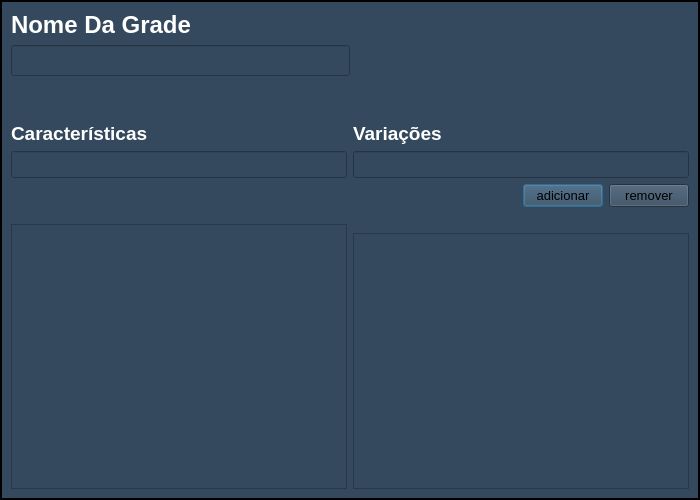
<?xml version="1.0" encoding="UTF-8"?>
<ui version="4.0">
 <class>Dialog</class>
 <widget class="QDialog" name="Dialog">
  <property name="windowModality">
   <enum>Qt::ApplicationModal</enum>
  </property>
  <property name="geometry">
   <rect>
    <x>0</x>
    <y>0</y>
    <width>700</width>
    <height>500</height>
   </rect>
  </property>
  <property name="minimumSize">
   <size>
    <width>700</width>
    <height>500</height>
   </size>
  </property>
  <property name="windowTitle">
   <string>Grade</string>
  </property>
  <property name="styleSheet">
   <string notr="true">
QDialog{

background-color:#34495e;
border :2px solid ;

border-color: rgb(0, 0, 0);}


</string>
  </property>
  <property name="modal">
   <bool>true</bool>
  </property>
  <layout class="QGridLayout" name="gridLayout_3">
   <item row="0" column="0">
    <layout class="QGridLayout" name="gridLayout_2">
     <item row="1" column="0">
      <layout class="QVBoxLayout" name="verticalLayout_18">
       <item>
        <layout class="QHBoxLayout" name="horizontalLayout_19">
         <item>
          <layout class="QVBoxLayout" name="verticalLayout_19">
           <item>
            <widget class="QLabel" name="label_18">
             <property name="font">
              <font>
               <pointsize>18</pointsize>
               <weight>75</weight>
               <bold>true</bold>
              </font>
             </property>
             <property name="styleSheet">
              <string notr="true">border:none;
color: rgb(255, 255, 255);</string>
             </property>
             <property name="text">
              <string>Nome Da Grade</string>
             </property>
            </widget>
           </item>
           <item>
            <widget class="QLineEdit" name="lineEdit_nome_grade">
             <property name="font">
              <font>
               <pointsize>14</pointsize>
               <weight>75</weight>
               <bold>true</bold>
              </font>
             </property>
             <property name="styleSheet">
              <string notr="true">background-color:#34495e;color: rgb(255, 255, 255);</string>
             </property>
             <property name="maxLength">
              <number>50</number>
             </property>
            </widget>
           </item>
           <item>
            <layout class="QHBoxLayout" name="horizontalLayout_23">
             <item>
              <spacer name="horizontalSpacer_32">
               <property name="orientation">
                <enum>Qt::Horizontal</enum>
               </property>
               <property name="sizeHint" stdset="0">
                <size>
                 <width>40</width>
                 <height>20</height>
                </size>
               </property>
              </spacer>
             </item>
            </layout>
           </item>
          </layout>
         </item>
         <item>
          <spacer name="horizontalSpacer_31">
           <property name="orientation">
            <enum>Qt::Horizontal</enum>
           </property>
           <property name="sizeHint" stdset="0">
            <size>
             <width>40</width>
             <height>20</height>
            </size>
           </property>
          </spacer>
         </item>
        </layout>
       </item>
       <item>
        <spacer name="horizontalSpacer_2">
         <property name="orientation">
          <enum>Qt::Horizontal</enum>
         </property>
         <property name="sizeHint" stdset="0">
          <size>
           <width>40</width>
           <height>20</height>
          </size>
         </property>
        </spacer>
       </item>
       <item>
        <layout class="QHBoxLayout" name="horizontalLayout_17">
         <item>
          <layout class="QVBoxLayout" name="verticalLayout_20">
           <item>
            <widget class="QLabel" name="label_19">
             <property name="font">
              <font>
               <pointsize>14</pointsize>
               <weight>75</weight>
               <bold>true</bold>
              </font>
             </property>
             <property name="styleSheet">
              <string notr="true">border:none;
color: rgb(255, 255, 255);</string>
             </property>
             <property name="text">
              <string>Características</string>
             </property>
            </widget>
           </item>
           <item>
            <layout class="QHBoxLayout" name="horizontalLayout_18">
             <item>
              <widget class="QLineEdit" name="lineEdit_caracteristica">
               <property name="enabled">
                <bool>true</bool>
               </property>
               <property name="font">
                <font>
                 <pointsize>12</pointsize>
                 <weight>75</weight>
                 <bold>true</bold>
                </font>
               </property>
               <property name="styleSheet">
                <string notr="true">background-color:#34495e;color: rgb(255, 255, 255);</string>
               </property>
               <property name="maxLength">
                <number>40</number>
               </property>
              </widget>
             </item>
            </layout>
           </item>
           <item>
            <layout class="QHBoxLayout" name="horizontalLayout_22">
             <item>
              <spacer name="horizontalSpacer_3">
               <property name="orientation">
                <enum>Qt::Horizontal</enum>
               </property>
               <property name="sizeHint" stdset="0">
                <size>
                 <width>40</width>
                 <height>20</height>
                </size>
               </property>
              </spacer>
             </item>
            </layout>
           </item>
           <item>
            <spacer name="horizontalSpacer_4">
             <property name="orientation">
              <enum>Qt::Horizontal</enum>
             </property>
             <property name="sizeHint" stdset="0">
              <size>
               <width>40</width>
               <height>20</height>
              </size>
             </property>
            </spacer>
           </item>
           <item>
            <widget class="QListWidget" name="listWidget_carc">
             <property name="font">
              <font>
               <pointsize>14</pointsize>
               <weight>75</weight>
               <bold>true</bold>
              </font>
             </property>
             <property name="focusPolicy">
              <enum>Qt::NoFocus</enum>
             </property>
             <property name="styleSheet">
              <string notr="true">color: rgb(255, 255, 255);background-color:#34495e;</string>
             </property>
            </widget>
           </item>
          </layout>
         </item>
         <item>
          <layout class="QVBoxLayout" name="verticalLayout_21">
           <item>
            <widget class="QLabel" name="label_20">
             <property name="font">
              <font>
               <pointsize>14</pointsize>
               <weight>75</weight>
               <bold>true</bold>
              </font>
             </property>
             <property name="styleSheet">
              <string notr="true">border:none;
color: rgb(255, 255, 255);</string>
             </property>
             <property name="text">
              <string>Variações</string>
             </property>
            </widget>
           </item>
           <item>
            <layout class="QHBoxLayout" name="horizontalLayout_20">
             <item>
              <widget class="QLineEdit" name="lineEdit_variacao">
               <property name="font">
                <font>
                 <pointsize>12</pointsize>
                 <weight>75</weight>
                 <bold>true</bold>
                </font>
               </property>
               <property name="styleSheet">
                <string notr="true">background-color:#34495e;color: rgb(255, 255, 255);</string>
               </property>
               <property name="maxLength">
                <number>30</number>
               </property>
              </widget>
             </item>
            </layout>
           </item>
           <item>
            <layout class="QHBoxLayout" name="horizontalLayout_21">
             <item>
              <spacer name="horizontalSpacer">
               <property name="orientation">
                <enum>Qt::Horizontal</enum>
               </property>
               <property name="sizeHint" stdset="0">
                <size>
                 <width>40</width>
                 <height>20</height>
                </size>
               </property>
              </spacer>
             </item>
             <item>
              <widget class="QPushButton" name="pushButton_adicionar">
               <property name="font">
                <font>
                 <pointsize>10</pointsize>
                 <weight>50</weight>
                 <bold>false</bold>
                </font>
               </property>
               <property name="cursor">
                <cursorShape>PointingHandCursor</cursorShape>
               </property>
               <property name="styleSheet">
                <string notr="true">background-color:#34495e</string>
               </property>
               <property name="text">
                <string>adicionar</string>
               </property>
              </widget>
             </item>
             <item>
              <widget class="QPushButton" name="pushButton_remover">
               <property name="font">
                <font>
                 <pointsize>10</pointsize>
                 <weight>50</weight>
                 <bold>false</bold>
                </font>
               </property>
               <property name="cursor">
                <cursorShape>PointingHandCursor</cursorShape>
               </property>
               <property name="styleSheet">
                <string notr="true">background-color:#34495e</string>
               </property>
               <property name="text">
                <string>remover</string>
               </property>
              </widget>
             </item>
            </layout>
           </item>
           <item>
            <spacer name="horizontalSpacer_5">
             <property name="orientation">
              <enum>Qt::Horizontal</enum>
             </property>
             <property name="sizeHint" stdset="0">
              <size>
               <width>40</width>
               <height>20</height>
              </size>
             </property>
            </spacer>
           </item>
           <item>
            <widget class="QListWidget" name="listWidget_varia">
             <property name="minimumSize">
              <size>
               <width>0</width>
               <height>0</height>
              </size>
             </property>
             <property name="font">
              <font>
               <pointsize>14</pointsize>
               <weight>75</weight>
               <bold>true</bold>
              </font>
             </property>
             <property name="focusPolicy">
              <enum>Qt::NoFocus</enum>
             </property>
             <property name="styleSheet">
              <string notr="true">color: rgb(255, 255, 255);background-color:#34495e;</string>
             </property>
            </widget>
           </item>
          </layout>
         </item>
        </layout>
       </item>
      </layout>
     </item>
    </layout>
   </item>
  </layout>
 </widget>
 <resources/>
 <connections/>
</ui>
